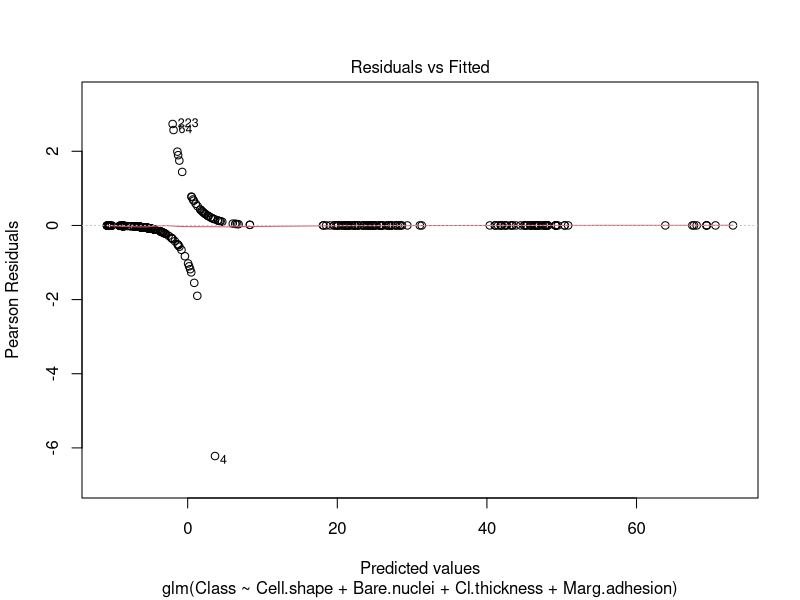
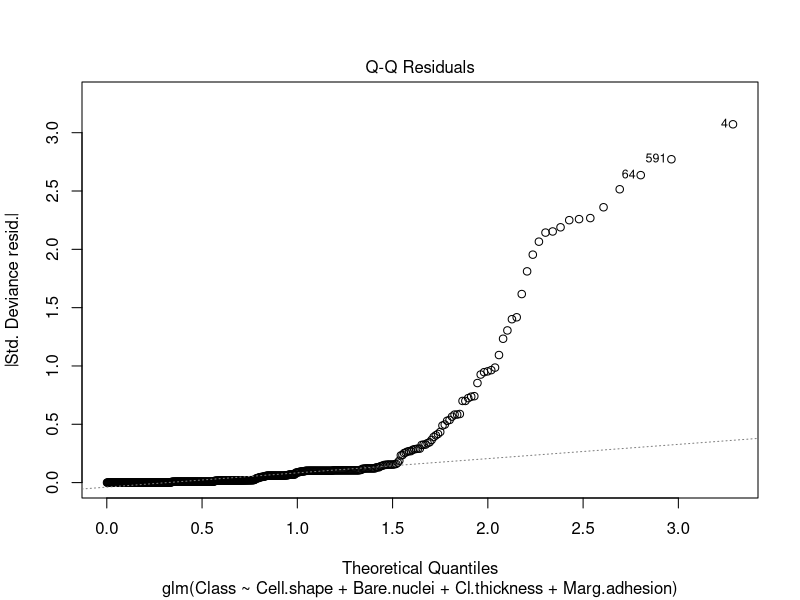
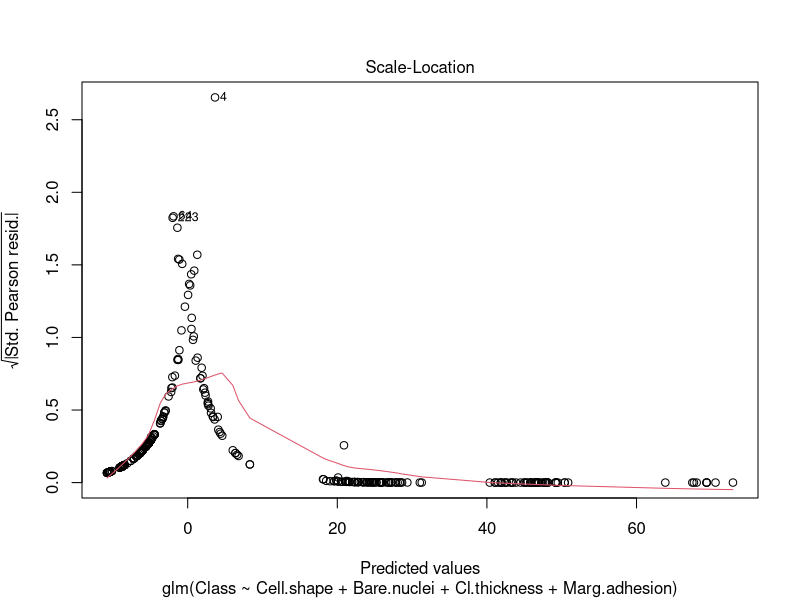
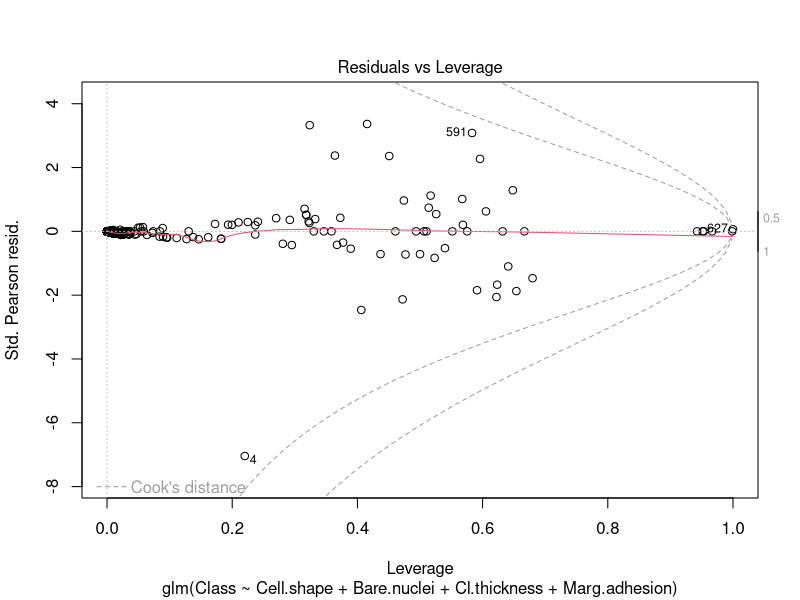

Here is the R script that generated these plots, in order:
#install.packages('mlbench')
#install.packages('caret')
library(caret)
library(mlbench)
data(BreastCancer,package = "mlbench")
b_canc = BreastCancer[complete.cases(BreastCancer),]
head(b_canc)
set.seed(100)
Train_Ratio <- createDataPartition(b_canc$Class,p=0.72,list=FALSE)
Train_Data <- b_canc[Train_Ratio,]
fit = glm(Class ~ Cell.shape + Bare.nuclei + Cl.thickness + Marg.adhesion, family = "binomial",data = Train_Data)
summary(fit)
plot(fit)
